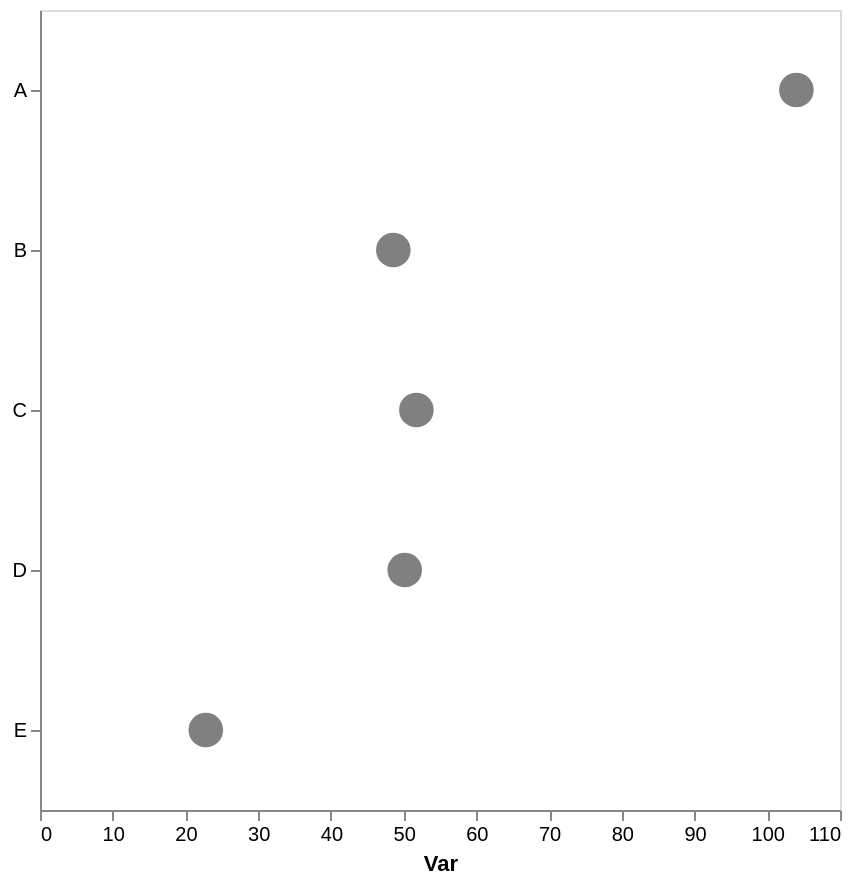

Vega-Lite specification stored for this chart:
### Vega-Lite specification from a JSON file in a GitHub repository (floating-point values rounded to 4 significant figures)
{"config": {"view": {"continuousWidth": 300, "continuousHeight": 300}, "axis": {"grid": false}, "bar": {"color": "gray"}}, "data": {"name": "data-483887f0258be536582adf2cf0a6d542"}, "mark": {"type": "point", "color": "gray", "filled": true, "size": 300}, "encoding": {"x": {"aggregate": "mean", "axis": {"title": "Var"}, "field": "var1", "type": "quantitative"}, "y": {"axis": {"title": null}, "field": "cat", "type": "nominal"}}, "height": 400, "width": 400, "$schema": "https://vega.github.io/schema/vega-lite/v5.17.0.json", "datasets": {"data-483887f0258be536582adf2cf0a6d542": [{"cat": "C", "var1": 54.56, "var2": 43.92}, {"cat": "C", "var1": 49.48, "var2": 54.45}, {"cat": "C", "var1": 51.71, "var2": 65.0}, {"cat": "D", "var1": 45.28, "var2": 51.48}, {"cat": "C", "var1": 57.11, "var2": 52.51}, {"cat": "E", "var1": 25.12, "var2": 47.55}, {"cat": "E", "var1": 20.48, "var2": 54.9}, {"cat": "A", "var1": 88.24, "var2": 44.61}, {"cat": "A", "var1": 119.8, "var2": 48.32}, {"cat": "B", "var1": 48.58, "var2": 40.01}, {"cat": "D", "var1": 55.02, "var2": 60.16}, {"cat": "C", "var1": 45.9, "var2": 59.58}]}}
